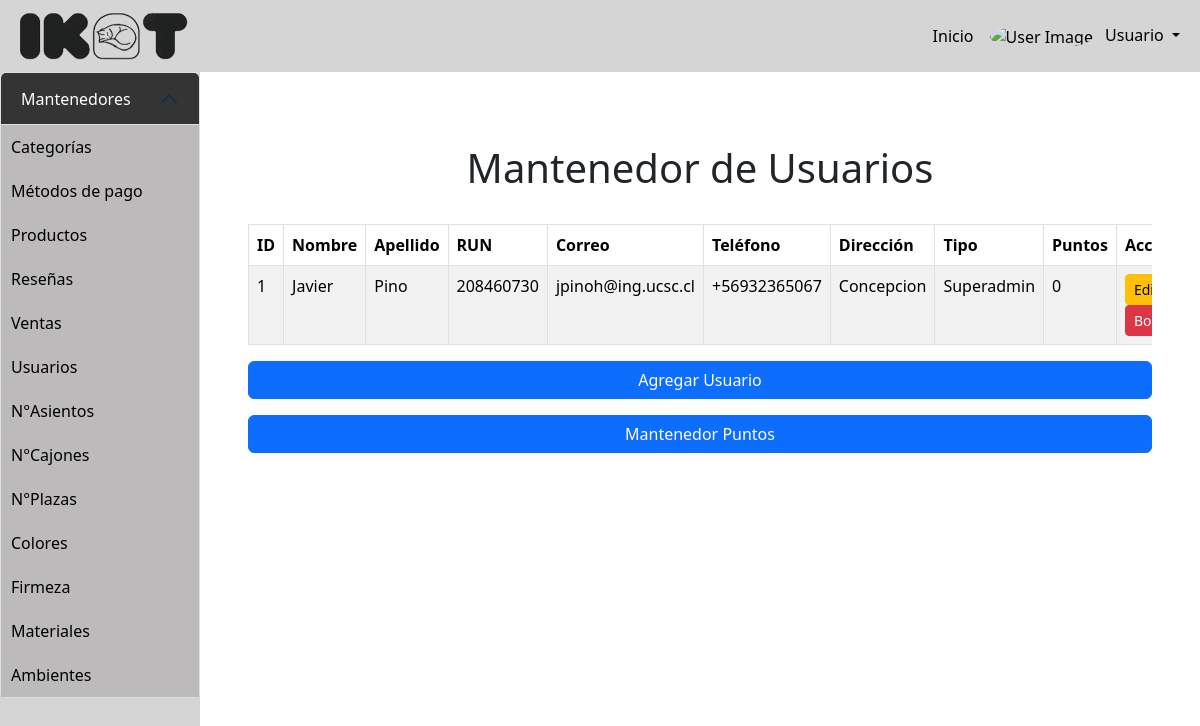
The page /mantenedores/Mantenedor_usuario/mostrar_usuario.php on the database its author committed.
### tables this page shows
CREATE TABLE `usuario` (
  `id_usuario` int(100) NOT NULL,
  `nombre_usuario` varchar(50) NOT NULL,
  `apellido_usuario` varchar(50) NOT NULL,
  `run_usuario` varchar(9) NOT NULL,
  `correo_usuario` varchar(100) NOT NULL,
  `numero_usuario` varchar(12) NOT NULL,
  `contrasenia_usuario` varchar(255) NOT NULL,
  `direccion_usuario` varchar(100) DEFAULT NULL,
  `tipo_usuario` enum('Admin','Registrado','Superadmin') NOT NULL,
  `puntos_totales` bigint(255) NOT NULL,
  `activo` tinyint(1) NOT NULL,
  `ultima_sesion` date DEFAULT NULL
);

### mantenedores/Mantenedor_usuario/mostrar_usuario.php (the view, shortened to what this page needs)
<?php
include '../conexion.php';
?>
<!DOCTYPE html>
<html lang="en">
<head>
    <link href="https://cdn.jsdelivr.net/npm/bootstrap@5.3.3/dist/css/bootstrap.min.css" rel="stylesheet">
    <link rel="stylesheet" href="../menu/styles.css">
</head>
<body>
    <nav class="navbar navbar-expand-lg">
        <div class="container-fluid">
            <img width="180px" height="auto" src="../ikat.png" alt="">
            <div class="collapse navbar-collapse" id="navbarContent">
                <ul class="navbar-nav ms-auto align-items-center">
                    <li class="nav-item">
                        <a class="nav-link" href="#">Inicio</a>
                    </li>
                    <li class="nav-item dropdown">
                        <a class="nav-link dropdown-toggle" href="#" role="button" data-bs-toggle="dropdown" aria-expanded="false">
                            <img src="https://as2.ftcdn.net/v2/jpg/03/49/49/79/1000_F_349497933_Ly4im8BDmHLaLzgyKg2f2yZOvJjBtlw5.jpg"
                            alt="User Image" class="user-avatar me-2">
                            Usuario
                        </a>
                    </li>
                </ul>
            </div>
        </div>
    </nav>
    <div class="d-flex">
        <div id="sidebar" class="collapse d-lg-block">
            <div class="accordion" id="accordionSidebar">
                <div class="accordion-item">
                    <h4 class="accordion-header">
                        <button class="accordion-button" type="button" data-bs-toggle="collapse" data-bs-target="#mantenedoresLinks">
                            Mantenedores
                        </button>
                    </h4>
                    <div id="mantenedoresLinks" class="accordion-collapse collapse show">
                        <div class="accordion-body p-0">
                            <a href="../categoria/mostrar_categoria.php" class="sidebar-link">Categorías</a>
                            <a href="../Mantenedor_metodo_pago/mostrar_metodo_pago.php" class="sidebar-link">Métodos de pago</a>
                            <a href="../Mantenedor_producto/mostrar_producto.php" class="sidebar-link">Productos</a>
                            <a href="../Mantenedor_reseña/mostrar_resenia.php" class="sidebar-link">Reseñas</a>
                            <a href="../Mantenedor_top_ventas/mostrar_top_ventas.php" class="sidebar-link">Ventas</a>
                            <a href="../Mantenedor_usuario/mostrar_usuario.php" class="sidebar-link">Usuarios</a>
                            <a href="../Mantenedor_n_asientos/mostrar_n_asientos.php" class="sidebar-link">N°Asientos</a>
                            <a href="../Mantenedor_n_cajones/mostrar_n_cajones.php" class="sidebar-link">N°Cajones</a>
                            <a href="../Mantenedor_n_plazas/mostrar_n_plazas.php" class="sidebar-link">N°Plazas</a>
                            <a href="../Mantenedor_colores/mostrar_color.php" class="sidebar-link">Colores</a>
                            <a href="../Mantenedor_firmezas/mostrar_firmeza.php" class="sidebar-link">Firmeza</a>
                            <a href="../Mantenedor_materiales/mostrar_material.php" class="sidebar-link">Materiales</a>
                            <a href="../Mantenedor_ambientes/mostrar_ambiente.php" class="sidebar-link">Ambientes</a>
                        </div>
                    </div>
                </div>
            </div>
        </div>
        <div class="content-area flex-grow-1 p-5 col-4 col-md-10">
            <h1 class="text-center p-4">Mantenedor de Usuarios</h1>
            <div class="table-responsive">
                <?php
                    $sql = "SELECT * FROM usuario";
                    $result = $conn->query($sql);
                    if ($result->num_rows > 0) {
                        echo "<table class='table table-bordered table-striped'>
                                <thead class='thead-dark'>
                                    <tr>
                                        <th>ID</th>
                                        <th>Nombre</th>
                                        <th>Apellido</th>
                                        <th>RUN</th>
                                        <th>Correo</th>
                                        <th>Teléfono</th>
                                        <th>Dirección</th>
                                        <th>Tipo</th>
                                        <th>Puntos</th>
                                        <th>Acciones</th>
                                    </tr>
                                </thead>
                                <tbody>";
                        while ($row = $result->fetch_assoc()) {
                            echo "<tr>
                                    <td>{$row['id_usuario']}</td>
                                    <td>{$row['nombre_usuario']}</td>
                                    <td>{$row['apellido_usuario']}</td>
                                    <td>{$row['run_usuario']}</td>
                                    <td>{$row['correo_usuario']}</td>
                                    <td>{$row['numero_usuario']}</td>
                                    <td>{$row['direccion_usuario']}</td>
                                    <td>{$row['tipo_usuario']}</td>
                                    <td>{$row['puntos_totales']}</td>
                                    <td>
                                        <a class='btn btn-warning btn-sm' data-bs-toggle='modal' data-bs-target='#editarUsuarioModal" . $row["id_usuario"] . "'>Editar</a> |
                                        <a href='borrar_usuario.php?id={$row['id_usuario']}' class='btn btn-danger btn-sm'>Borrar</a>
                                    </td>
                                  </tr>";
                        }
                        echo "</tbody></table>";
                        echo "<a class='btn btn-primary mt-3 d-block' data-bs-toggle='modal' data-bs-target='#agregarUsuarioModal'>Agregar Usuario</a>";
                        echo "<a href='../Mantenedor_puntos/modificar_puntos_usuario.php' class='btn btn-primary mt-3 d-block'>Mantenedor Puntos</a>";
                    } else {
                        echo "<p class='text-center'>No hay usuarios registrados.</p>";
                        echo "<a class='btn btn-primary mt-3 d-block' data-bs-toggle='modal' data-bs-target='#agregarUsuarioModal'>Agregar Usuario</a>";
                        echo "<a href='../menu/menu.html' class='btn btn-primary mt-3 d-block'>Volver al menú</a>";
                    }
                ?>
            </div>
        </div>
    </div>
</body>
</html>

### mantenedores/menu/styles.css (style rules this page uses)
.navbar { background-color: #d5d5d5; }
.nav-link { color: #000000; }
#sidebar { min-height: 100vh; width: 250px; background-color: #D5D5D5; transition: transform 0.3s ease; }
#sidebar .accordion-button { background-color: #343434; color: rgb(255, 255, 255); }
.sidebar-link { background-color: #bcbaba; color: rgb(0, 0, 0); text-decoration: none; padding: 10px; display: block; }
.user-avatar { width: 35px; height: 35px; object-fit: cover; border-radius: 50%; }

### rows shown on the page
usuario: id_usuario "1", nombre_usuario "Javier", apellido_usuario "Pino", run_usuario "208460730", correo_usuario "jpinoh@ing.ucsc.cl", numero_usuario "+56932365067", direccion_usuario "Concepcion", tipo_usuario "Superadmin", puntos_totales "0"
